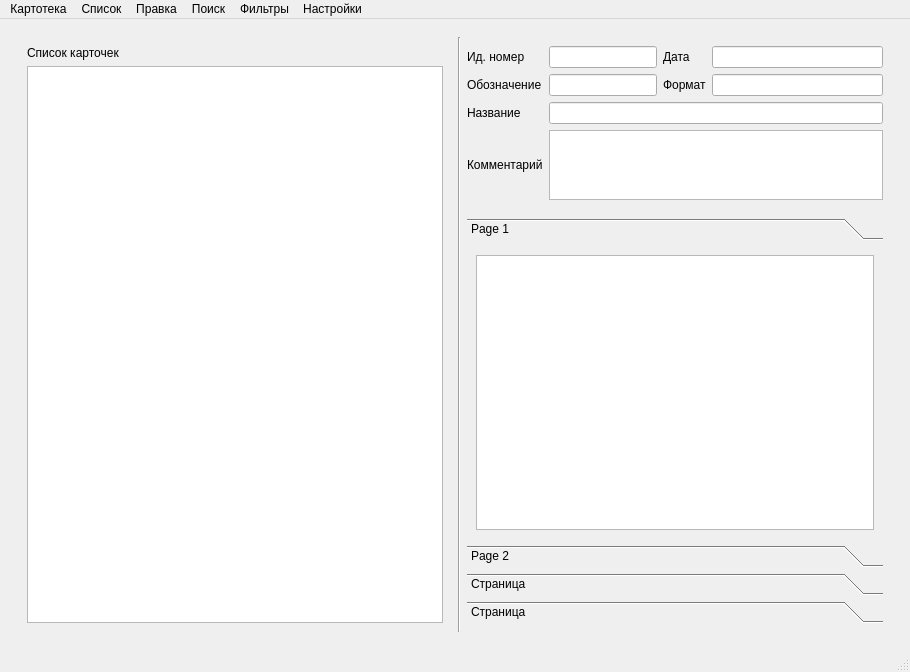
<?xml version="1.0" encoding="UTF-8"?>
<ui version="4.0">
 <class>MainWindow</class>
 <widget class="QMainWindow" name="MainWindow">
  <property name="geometry">
   <rect>
    <x>0</x>
    <y>0</y>
    <width>910</width>
    <height>672</height>
   </rect>
  </property>
  <property name="font">
   <font>
    <pointsize>9</pointsize>
   </font>
  </property>
  <property name="windowTitle">
   <string>Архивный учет</string>
  </property>
  <property name="windowIcon">
   <iconset resource="resource.qrc">
    <normaloff>:/new/prefix1/arhiv.png</normaloff>:/new/prefix1/arhiv.png</iconset>
  </property>
  <widget class="QWidget" name="centralwidget">
   <layout class="QGridLayout" name="gridLayout">
    <item row="0" column="0">
     <widget class="QStackedWidget" name="stackedWidget">
      <property name="sizePolicy">
       <sizepolicy hsizetype="Preferred" vsizetype="Preferred">
        <horstretch>0</horstretch>
        <verstretch>0</verstretch>
       </sizepolicy>
      </property>
      <property name="currentIndex">
       <number>0</number>
      </property>
      <widget class="QWidget" name="pageListCard">
       <property name="sizePolicy">
        <sizepolicy hsizetype="Preferred" vsizetype="Preferred">
         <horstretch>0</horstretch>
         <verstretch>0</verstretch>
        </sizepolicy>
       </property>
       <layout class="QGridLayout" name="gridLayout_6">
        <item row="0" column="0">
         <layout class="QGridLayout" name="gridLayout_5">
          <item row="1" column="2">
           <widget class="QWidget" name="widgetSideAListCard" native="true">
            <property name="sizePolicy">
             <sizepolicy hsizetype="MinimumExpanding" vsizetype="Maximum">
              <horstretch>0</horstretch>
              <verstretch>0</verstretch>
             </sizepolicy>
            </property>
            <layout class="QVBoxLayout" name="verticalLayout_2">
             <item>
              <layout class="QGridLayout" name="gridLayoutSideAListCard">
               <item row="2" column="1" colspan="3">
                <widget class="QLineEdit" name="lineEditName">
                 <property name="sizePolicy">
                  <sizepolicy hsizetype="MinimumExpanding" vsizetype="Fixed">
                   <horstretch>0</horstretch>
                   <verstretch>0</verstretch>
                  </sizepolicy>
                 </property>
                </widget>
               </item>
               <item row="0" column="2">
                <widget class="QLabel" name="labelReceiptDate">
                 <property name="sizePolicy">
                  <sizepolicy hsizetype="Maximum" vsizetype="Preferred">
                   <horstretch>0</horstretch>
                   <verstretch>0</verstretch>
                  </sizepolicy>
                 </property>
                 <property name="text">
                  <string>Дата</string>
                 </property>
                 <property name="textFormat">
                  <enum>Qt::AutoText</enum>
                 </property>
                 <property name="margin">
                  <number>0</number>
                 </property>
                </widget>
               </item>
               <item row="2" column="0">
                <widget class="QLabel" name="labelName">
                 <property name="sizePolicy">
                  <sizepolicy hsizetype="Maximum" vsizetype="Preferred">
                   <horstretch>0</horstretch>
                   <verstretch>0</verstretch>
                  </sizepolicy>
                 </property>
                 <property name="text">
                  <string>Название</string>
                 </property>
                </widget>
               </item>
               <item row="1" column="0">
                <widget class="QLabel" name="labelDesignation">
                 <property name="sizePolicy">
                  <sizepolicy hsizetype="Maximum" vsizetype="Preferred">
                   <horstretch>0</horstretch>
                   <verstretch>0</verstretch>
                  </sizepolicy>
                 </property>
                 <property name="text">
                  <string>Обозначение</string>
                 </property>
                </widget>
               </item>
               <item row="4" column="1" colspan="3">
                <widget class="QTextEdit" name="textEditComment">
                 <property name="sizePolicy">
                  <sizepolicy hsizetype="MinimumExpanding" vsizetype="Preferred">
                   <horstretch>0</horstretch>
                   <verstretch>0</verstretch>
                  </sizepolicy>
                 </property>
                </widget>
               </item>
               <item row="4" column="0">
                <widget class="QLabel" name="labelComment">
                 <property name="sizePolicy">
                  <sizepolicy hsizetype="Maximum" vsizetype="Maximum">
                   <horstretch>0</horstretch>
                   <verstretch>0</verstretch>
                  </sizepolicy>
                 </property>
                 <property name="text">
                  <string>Комментарий</string>
                 </property>
                 <property name="alignment">
                  <set>Qt::AlignLeading|Qt::AlignLeft|Qt::AlignTop</set>
                 </property>
                </widget>
               </item>
               <item row="0" column="1">
                <widget class="QLineEdit" name="lineEditInventoryNumber">
                 <property name="sizePolicy">
                  <sizepolicy hsizetype="Maximum" vsizetype="Fixed">
                   <horstretch>0</horstretch>
                   <verstretch>0</verstretch>
                  </sizepolicy>
                 </property>
                </widget>
               </item>
               <item row="1" column="1">
                <widget class="QLineEdit" name="lineEditDesignation">
                 <property name="sizePolicy">
                  <sizepolicy hsizetype="Maximum" vsizetype="Fixed">
                   <horstretch>0</horstretch>
                   <verstretch>0</verstretch>
                  </sizepolicy>
                 </property>
                </widget>
               </item>
               <item row="0" column="0">
                <widget class="QLabel" name="labelInventoryNumber">
                 <property name="sizePolicy">
                  <sizepolicy hsizetype="Maximum" vsizetype="Preferred">
                   <horstretch>0</horstretch>
                   <verstretch>0</verstretch>
                  </sizepolicy>
                 </property>
                 <property name="text">
                  <string>Ид. номер</string>
                 </property>
                </widget>
               </item>
               <item row="1" column="3">
                <widget class="QLineEdit" name="lineEditKitFormat">
                 <property name="sizePolicy">
                  <sizepolicy hsizetype="MinimumExpanding" vsizetype="Fixed">
                   <horstretch>0</horstretch>
                   <verstretch>0</verstretch>
                  </sizepolicy>
                 </property>
                </widget>
               </item>
               <item row="0" column="3">
                <widget class="QLineEdit" name="lineEditReceiptDate">
                 <property name="sizePolicy">
                  <sizepolicy hsizetype="MinimumExpanding" vsizetype="Fixed">
                   <horstretch>0</horstretch>
                   <verstretch>0</verstretch>
                  </sizepolicy>
                 </property>
                </widget>
               </item>
               <item row="1" column="2">
                <widget class="QLabel" name="labelKitFormat">
                 <property name="sizePolicy">
                  <sizepolicy hsizetype="Maximum" vsizetype="Preferred">
                   <horstretch>0</horstretch>
                   <verstretch>0</verstretch>
                  </sizepolicy>
                 </property>
                 <property name="text">
                  <string>Формат</string>
                 </property>
                </widget>
               </item>
              </layout>
             </item>
            </layout>
           </widget>
          </item>
          <item row="2" column="2">
           <widget class="QWidget" name="widgetSideBListCard" native="true">
            <property name="sizePolicy">
             <sizepolicy hsizetype="MinimumExpanding" vsizetype="MinimumExpanding">
              <horstretch>0</horstretch>
              <verstretch>0</verstretch>
             </sizepolicy>
            </property>
            <layout class="QVBoxLayout" name="verticalLayout_4">
             <item>
              <layout class="QGridLayout" name="gridLayoutSideBListCard">
               <item row="2" column="0">
                <widget class="QToolBox" name="toolBox">
                 <property name="currentIndex">
                  <number>0</number>
                 </property>
                 <widget class="QWidget" name="page">
                  <property name="geometry">
                   <rect>
                    <x>0</x>
                    <y>0</y>
                    <width>450</width>
                    <height>212</height>
                   </rect>
                  </property>
                  <attribute name="label">
                   <string>Page 1</string>
                  </attribute>
                  <layout class="QVBoxLayout" name="verticalLayout_5">
                   <item>
                    <widget class="QTableWidget" name="tableWidget"/>
                   </item>
                  </layout>
                 </widget>
                 <widget class="QWidget" name="page_2">
                  <property name="geometry">
                   <rect>
                    <x>0</x>
                    <y>0</y>
                    <width>450</width>
                    <height>212</height>
                   </rect>
                  </property>
                  <attribute name="label">
                   <string>Page 2</string>
                  </attribute>
                  <layout class="QVBoxLayout" name="verticalLayout_6">
                   <item>
                    <widget class="QTableWidget" name="tableWidget_2"/>
                   </item>
                  </layout>
                 </widget>
                 <widget class="QWidget" name="page_3">
                  <property name="geometry">
                   <rect>
                    <x>0</x>
                    <y>0</y>
                    <width>450</width>
                    <height>212</height>
                   </rect>
                  </property>
                  <attribute name="label">
                   <string>Страница</string>
                  </attribute>
                  <layout class="QVBoxLayout" name="verticalLayout_7">
                   <item>
                    <widget class="QTableWidget" name="tableWidget_3"/>
                   </item>
                  </layout>
                 </widget>
                 <widget class="QWidget" name="page_4">
                  <property name="geometry">
                   <rect>
                    <x>0</x>
                    <y>0</y>
                    <width>450</width>
                    <height>212</height>
                   </rect>
                  </property>
                  <attribute name="label">
                   <string>Страница</string>
                  </attribute>
                  <layout class="QVBoxLayout" name="verticalLayout_8">
                   <item>
                    <widget class="QTableWidget" name="tableWidget_4"/>
                   </item>
                  </layout>
                 </widget>
                </widget>
               </item>
              </layout>
             </item>
            </layout>
           </widget>
          </item>
          <item row="0" column="0" rowspan="3">
           <widget class="QWidget" name="widgetListCard" native="true">
            <property name="sizePolicy">
             <sizepolicy hsizetype="MinimumExpanding" vsizetype="Preferred">
              <horstretch>0</horstretch>
              <verstretch>0</verstretch>
             </sizepolicy>
            </property>
            <layout class="QVBoxLayout" name="verticalLayout_3">
             <item>
              <widget class="QLabel" name="labelListCard">
               <property name="text">
                <string>Список карточек</string>
               </property>
              </widget>
             </item>
             <item>
              <widget class="QTableWidget" name="tableWidgetListCard"/>
             </item>
            </layout>
           </widget>
          </item>
          <item row="0" column="1" rowspan="3" colspan="2">
           <widget class="Line" name="line">
            <property name="sizePolicy">
             <sizepolicy hsizetype="Fixed" vsizetype="MinimumExpanding">
              <horstretch>0</horstretch>
              <verstretch>0</verstretch>
             </sizepolicy>
            </property>
            <property name="orientation">
             <enum>Qt::Vertical</enum>
            </property>
           </widget>
          </item>
         </layout>
        </item>
       </layout>
      </widget>
      <widget class="QWidget" name="pageExitTheProgram">
       <property name="sizePolicy">
        <sizepolicy hsizetype="Preferred" vsizetype="Preferred">
         <horstretch>0</horstretch>
         <verstretch>0</verstretch>
        </sizepolicy>
       </property>
       <layout class="QHBoxLayout" name="horizontalLayout_4">
        <item>
         <spacer name="horizontalSpacer">
          <property name="orientation">
           <enum>Qt::Horizontal</enum>
          </property>
          <property name="sizeHint" stdset="0">
           <size>
            <width>40</width>
            <height>20</height>
           </size>
          </property>
         </spacer>
        </item>
        <item>
         <layout class="QVBoxLayout" name="verticalLayout">
          <item>
           <spacer name="verticalSpacer">
            <property name="orientation">
             <enum>Qt::Vertical</enum>
            </property>
            <property name="sizeHint" stdset="0">
             <size>
              <width>20</width>
              <height>40</height>
             </size>
            </property>
           </spacer>
          </item>
          <item>
           <widget class="QLabel" name="labelExitTheProgramm">
            <property name="font">
             <font>
              <pointsize>9</pointsize>
             </font>
            </property>
            <property name="text">
             <string>Завершить выполнение программы?</string>
            </property>
            <property name="alignment">
             <set>Qt::AlignCenter</set>
            </property>
           </widget>
          </item>
          <item>
           <layout class="QHBoxLayout" name="horizontalLayout_2">
            <property name="topMargin">
             <number>20</number>
            </property>
            <item>
             <spacer name="horizontalSpacer_3">
              <property name="orientation">
               <enum>Qt::Horizontal</enum>
              </property>
              <property name="sizeHint" stdset="0">
               <size>
                <width>40</width>
                <height>20</height>
               </size>
              </property>
             </spacer>
            </item>
            <item>
             <widget class="QPushButton" name="pushButtonYes">
              <property name="sizePolicy">
               <sizepolicy hsizetype="Maximum" vsizetype="Fixed">
                <horstretch>0</horstretch>
                <verstretch>0</verstretch>
               </sizepolicy>
              </property>
              <property name="font">
               <font>
                <pointsize>9</pointsize>
               </font>
              </property>
              <property name="text">
               <string>Да</string>
              </property>
             </widget>
            </item>
            <item>
             <spacer name="horizontalSpacer_5">
              <property name="orientation">
               <enum>Qt::Horizontal</enum>
              </property>
              <property name="sizeHint" stdset="0">
               <size>
                <width>40</width>
                <height>20</height>
               </size>
              </property>
             </spacer>
            </item>
            <item>
             <spacer name="horizontalSpacer_6">
              <property name="orientation">
               <enum>Qt::Horizontal</enum>
              </property>
              <property name="sizeHint" stdset="0">
               <size>
                <width>40</width>
                <height>20</height>
               </size>
              </property>
             </spacer>
            </item>
            <item>
             <widget class="QPushButton" name="pushButtonNo">
              <property name="sizePolicy">
               <sizepolicy hsizetype="Maximum" vsizetype="Fixed">
                <horstretch>0</horstretch>
                <verstretch>0</verstretch>
               </sizepolicy>
              </property>
              <property name="font">
               <font>
                <pointsize>9</pointsize>
               </font>
              </property>
              <property name="text">
               <string>Нет</string>
              </property>
             </widget>
            </item>
            <item>
             <spacer name="horizontalSpacer_4">
              <property name="orientation">
               <enum>Qt::Horizontal</enum>
              </property>
              <property name="sizeHint" stdset="0">
               <size>
                <width>40</width>
                <height>20</height>
               </size>
              </property>
             </spacer>
            </item>
           </layout>
          </item>
          <item>
           <spacer name="verticalSpacer_2">
            <property name="orientation">
             <enum>Qt::Vertical</enum>
            </property>
            <property name="sizeHint" stdset="0">
             <size>
              <width>20</width>
              <height>40</height>
             </size>
            </property>
           </spacer>
          </item>
         </layout>
        </item>
        <item>
         <spacer name="horizontalSpacer_2">
          <property name="orientation">
           <enum>Qt::Horizontal</enum>
          </property>
          <property name="sizeHint" stdset="0">
           <size>
            <width>40</width>
            <height>20</height>
           </size>
          </property>
         </spacer>
        </item>
       </layout>
      </widget>
      <widget class="QWidget" name="pageFileSystem">
       <layout class="QGridLayout" name="gridLayout_4">
        <item row="0" column="0">
         <widget class="QTreeView" name="treeViewFileSystem"/>
        </item>
       </layout>
      </widget>
     </widget>
    </item>
   </layout>
  </widget>
  <widget class="QMenuBar" name="menubar">
   <property name="geometry">
    <rect>
     <x>0</x>
     <y>0</y>
     <width>910</width>
     <height>25</height>
    </rect>
   </property>
   <widget class="QMenu" name="menuListFileDatabase">
    <property name="title">
     <string>Картотека</string>
    </property>
    <addaction name="actionNewListFileDatabase"/>
    <addaction name="actionOpenListFileDatabase"/>
    <addaction name="actionCloseListFileDatabase"/>
    <addaction name="actionReserveListFileDatabase"/>
    <addaction name="actionExitTheProgram"/>
   </widget>
   <widget class="QMenu" name="menu_2">
    <property name="title">
     <string>Настройки</string>
    </property>
   </widget>
   <widget class="QMenu" name="menu">
    <property name="title">
     <string>Поиск</string>
    </property>
   </widget>
   <widget class="QMenu" name="menu_3">
    <property name="title">
     <string>Фильтры</string>
    </property>
   </widget>
   <widget class="QMenu" name="menu_4">
    <property name="title">
     <string>Правка</string>
    </property>
   </widget>
   <widget class="QMenu" name="menuList">
    <property name="title">
     <string>Список</string>
    </property>
    <addaction name="actionListCard"/>
   </widget>
   <addaction name="menuListFileDatabase"/>
   <addaction name="menuList"/>
   <addaction name="menu_4"/>
   <addaction name="menu"/>
   <addaction name="menu_3"/>
   <addaction name="menu_2"/>
  </widget>
  <widget class="QStatusBar" name="statusbar"/>
  <action name="actionNewListFileDatabase">
   <property name="text">
    <string>Новая</string>
   </property>
  </action>
  <action name="actionOpenListFileDatabase">
   <property name="text">
    <string>Открыть</string>
   </property>
  </action>
  <action name="actionReserveListFileDatabase">
   <property name="text">
    <string>Резервная копия</string>
   </property>
  </action>
  <action name="actionExitTheProgram">
   <property name="text">
    <string>Выход</string>
   </property>
  </action>
  <action name="actionCloseListFileDatabase">
   <property name="text">
    <string>Закрыть</string>
   </property>
  </action>
  <action name="actionListCard">
   <property name="text">
    <string>Карточки</string>
   </property>
  </action>
 </widget>
 <resources>
  <include location="resource.qrc"/>
 </resources>
 <connections/>
</ui>
